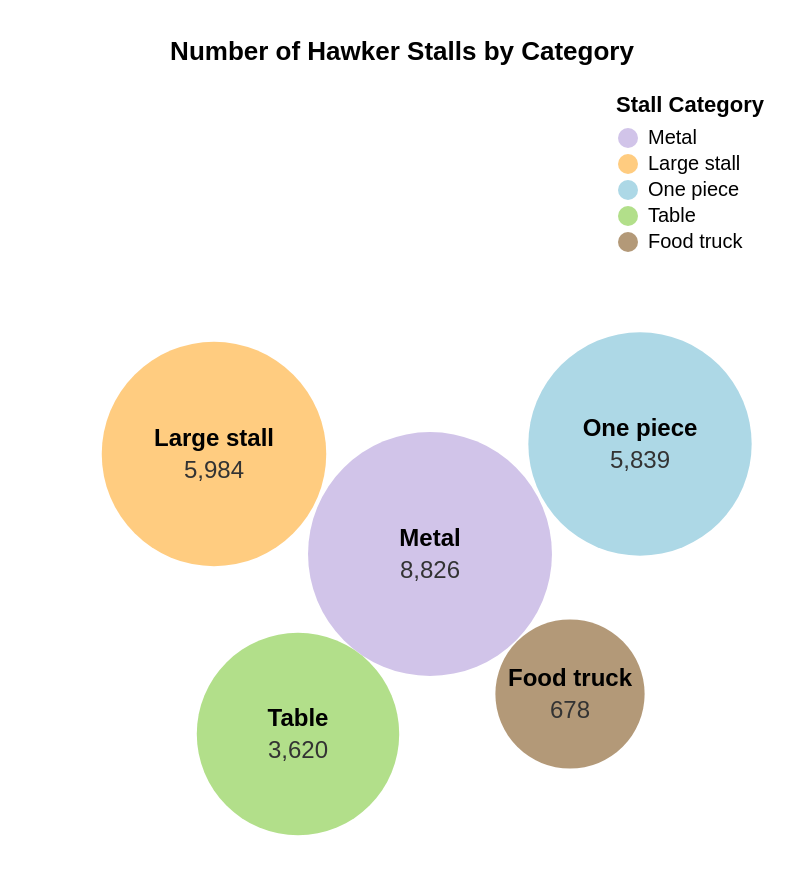

This figure's Vega-Lite source:
### Vega specification from a JSON file in a GitHub repository (floating-point values rounded to 4 significant figures)
{"$schema": "https://vega.github.io/schema/vega/v5.json", "width": 270, "height": 270, "padding": 20, "title": {"text": "Number of Hawker Stalls by Category", "anchor": "middle", "dy": -10}, "data": [{"name": "stalls", "values": [{"category": "Metal", "count": 8826, "x": 195, "y": 230}, {"category": "Large stall", "count": 5984, "x": 87, "y": 180}, {"category": "One piece", "count": 5839, "x": 300, "y": 175}, {"category": "Table", "count": 3620, "x": 129, "y": 320}, {"category": "Food truck", "count": 678, "x": 265, "y": 300}]}], "scales": [{"name": "color", "type": "ordinal", "domain": {"data": "stalls", "field": "category"}, "range": ["#d1c4e9", "#ffcc80", "#add8e6", "#b2df8a", "#b39978"]}, {"name": "size", "type": "sqrt", "domain": [0, 9000], "range": [2000, 15000]}], "legends": [{"fill": "color", "title": "Stall Category", "orient": "right"}], "marks": [{"type": "symbol", "from": {"data": "stalls"}, "encode": {"enter": {"x": {"field": "x"}, "y": {"field": "y"}, "size": {"scale": "size", "field": "count"}, "fill": {"scale": "color", "field": "category"}, "stroke": {"value": "white"}, "strokeWidth": {"value": 0}, "tooltip": {"signal": "{'Category': datum.category, 'Number of Stalls': format(datum.count, ',')}"}}}}, {"type": "text", "from": {"data": "stalls"}, "encode": {"enter": {"x": {"field": "x"}, "y": {"field": "y", "offset": -8}, "text": {"field": "category"}, "align": {"value": "center"}, "baseline": {"value": "middle"}, "fill": {"value": "black"}, "fontSize": {"value": 12}, "fontWeight": {"value": "bold"}}}}, {"type": "text", "from": {"data": "stalls"}, "encode": {"enter": {"x": {"field": "x"}, "y": {"field": "y", "offset": 8}, "text": {"signal": "format(datum.count, ',')"}, "align": {"value": "center"}, "baseline": {"value": "middle"}, "fill": {"value": "#333"}, "fontSize": {"value": 12}}}}]}
